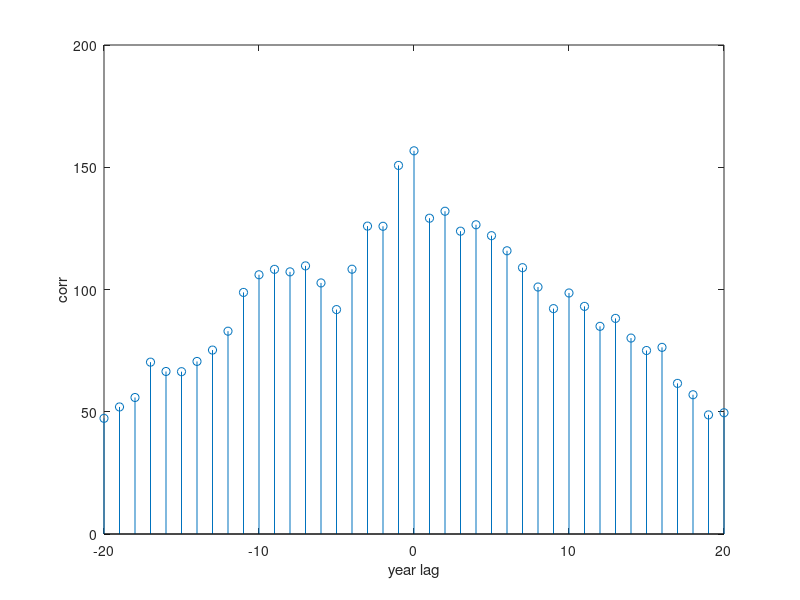
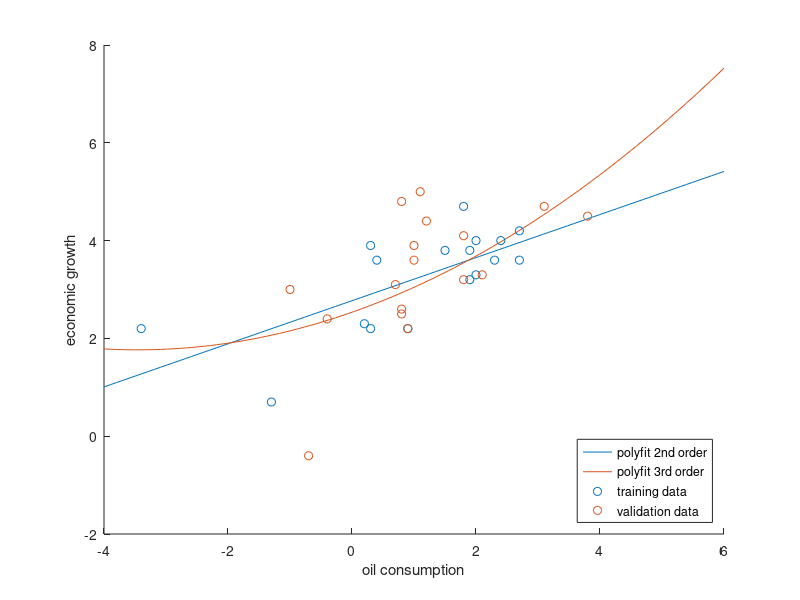

Write MATLAB code to recreate these figures, in order.
%% Homework 4
% Henrik Lucander 724140
clear all
close all
load data2.mat
% Problem 2
% a)
figure(1);
year = data(:,1);
oilConsumption = data(:,2);
economicGrowth = data(:,3);

t = -20:20;
corr = xcorr(oilConsumption, economicGrowth,20);
stem(t,corr);
ylabel('corr');
xlabel('year lag');

% b)
%splitting the data to training and validation sets:
oilTraining = oilConsumption(1:end/2);
oilValidation = oilConsumption(end/2+1:end);
ecoTraining = economicGrowth(1:end/2);
ecoValidation = economicGrowth(end/2+1:end);
pfit1 = polyfit(oilTraining,ecoTraining,1); %second order
pfit2 = polyfit(oilTraining,ecoTraining,2); %third order

% c)
figure(2);
hold on;
xaxis = linspace(-4,6,100); %x-axis
pval1 = polyval(pfit1,xaxis); %second order
pval2 = polyval(pfit2,xaxis); %third order
plot(xaxis, pval1);
plot(xaxis, pval2);

scatter(oilTraining,ecoTraining);
scatter(oilValidation,ecoValidation);
xlabel('oil consumption');
ylabel('economic growth');
legend('polyfit 2nd order','polyfit 3rd order','training data','validation data','Location','southeast');
hold off;
%economic growth in year 2015 assuming that the oil consumption percentage
%was -0.5%
oilChange = -0.5;
ecoGrowthIn2015 = pfit1(1)*oilChange+pfit1(2)